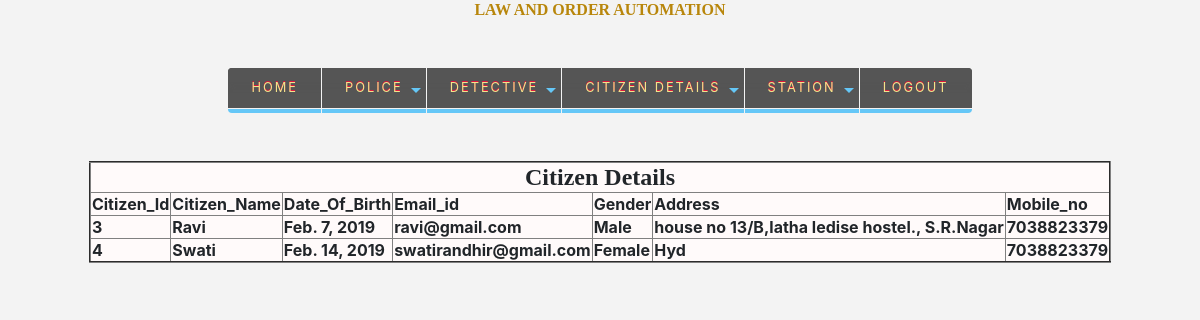
The page /viewcitizen/ on the database its author committed.
### app/models.py (models this page shows)
class Citizen(models.Model):
    citizen_id=models.AutoField(primary_key=True)
    citizen_name=models.CharField(max_length=30)
    date_of_birth = models.DateField()
    email_id=models.EmailField(max_length=30)
    gender=models.CharField(max_length=10,choices=(("Male","male"),("Female","female")))
    mobile_no = models.IntegerField()
    address = models.CharField(max_length=100)
    username = models.CharField(max_length=30)
    password = models.CharField(max_length=30)

### templates/viewCitizen.html (shortened to what this page needs)
{% load staticfiles %}
<doctype html>
<html lang="en">
  <head>
    <link rel="stylesheet" href="https://stackpath.bootstrapcdn.com/bootstrap/4.3.1/css/bootstrap.min.css">
   </head>
  <body>
{% load staticfiles %}
{% include 'head.html' %}<br><br>
<link rel="stylesheet" href="{% static 'css/nav.css' %}">
<div class="container">
  <nav>
  <ul class="nav">
    <li><a href="/index/">Home</a></li>
         <li><a href="#">Police</a>
               </li>
    <li><a href="#">Detective</a>
    </li>
        <li><a href="#">Citizen Details</a>
        </li>
       <li><a href="#">Station</a>
       </li>
       <li><a href="/index/">Logout</a></li>
      </ul>
   </nav>
</div><br>
<br>
<center>
<table align="centre" bgcolor="#fffafa" border="2">
 <tr>
        <th colspan="7"><center><font size="5" face="Arial Black">
             Citizen Details</font></center>
        </th>
    <tr>
        <th>Citizen_Id</th>
        <th>Citizen_Name</th>
        <th>Date_Of_Birth</th>
        <th>Email_id</th>
        <th>Gender</th>
        <th>Address</th>
        <th>Mobile_no</th>
    </tr>
    {%  for x in object_list %}
    <tr>
        <th>{{ x.citizen_id }}</th>
        <th>{{ x.citizen_name }}</th>
        <th>{{ x.date_of_birth }}</th>
        <th>{{ x.email_id }}</th>
        <th>{{ x.gender }}</th>
        <th>{{ x.address }}</th>
        <th>{{ x.mobile_no }}</th>
    </tr>
    {% endfor %}
</table></center>
  </body>
</html></doctype>

### app/static/css/nav.css (style rules this page uses)
body { background-color: rgba(225, 225, 225, 0.37); }
nav { display: block; text-align: center; }
nav ul { margin: 0; padding:0; list-style: none; }
.nav a { display:block; background: #555555; color: khaki; text-decoration: none; padding: 0.8em 1.8em; text-transform: uppercase; font-size: 80%; letter-spacing: 2px; text-shadow: 0 -1px 0 crimson; position: relative; }
.nav { vertical-align: top; display: inline-block; box-shadow: 1px -1px -1px 1px #555555, -1px 1px -1px 1px #555555, 0 0 3px 3px #9CECFB; border-radius:6px; }
.nav li { position: relative; }
.nav > li { float: left; border-bottom: 4px #65C7F7 solid; margin-right: 1px; }
.nav > li > a { margin-bottom: 1px; box-shadow: inset 0 2em .33em -0.5em #555555; }
.nav > li:first-child { border-radius: 4px 0 0 4px; }
.nav > li:first-child > a { border-radius: 4px 0 0 0; }
.nav > li:last-child { border-radius: 0 0 4px 0; margin-right: 0; }
.nav > li:last-child > a { border-radius: 0 4px 0 0; }
.nav li a:first-child:nth-last-child(2):before { content: ""; position: absolute; height: 0; width: 0; border: 5px solid transparent; top: 50% ; right:5px; }
.nav > li > a:first-child:nth-last-child(2):before { border-top-color: #65C7F7; }

### rows shown on the page
Citizen: citizen_id "3", citizen_name "Ravi", date_of_birth "Feb. 7, 2019", email_id "ravi@gmail.com", gender "Male", address "house no 13/B,latha ledise hostel., S.R.Nagar", mobile_no "7038823379"
Citizen: citizen_id "4", citizen_name "Swati", date_of_birth "Feb. 14, 2019", email_id "swatirandhir@gmail.com", gender "Female", address "Hyd", mobile_no "7038823379"
